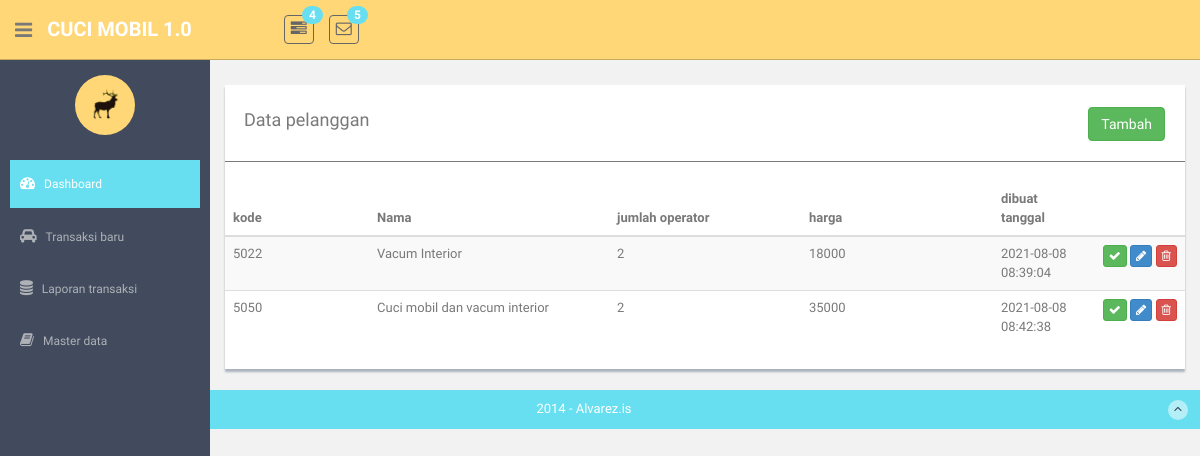
/services, run on the app's committed database.
### model/Services.py (models this page shows)
class Servs(Model):
    id = IntegerField(primary_key=True)
    code = CharField()
    name = CharField()
    price = IntegerField()
    many_operators = IntegerField()
    created_on = CharField()
    class Meta:
        database = db
        db_table = 'services'

### routes_services.py (the view)
@app.route("/services", methods=["GET"])
def services():
    services = ServicesController.list_services()
    print(services)
    return render_template('references/services/services-list.html', services=services)

### controller/ServicesController.py (called while the page is built)
    @staticmethod
    def list_services():
        return Servs.select()

### templates/references/services/services-list.html (shortened to what this page needs)
{% extends "layout.html" %}
{% block content %}
<div class="row mt">
      <div class="col-md-12">
          <div class="content-panel">
              <table class="table table-striped table-advance table-hover">
                <div >
                    <div style="float:left;"><h4>&nbsp; Data pelanggan</h4></div>
                    <div class="pull-right" style="padding-top:7px;padding-right:20px;">
                        <button class="btn btn-success " onclick="javscript:openModal(0)">Tambah</button>
                    </div>
                </div>
                <hr/>
                  <thead>
                  <tr>
                      <th width="15%"> kode</th>
                      <th width="25%"> Nama</th>
                      <th width="20%"> jumlah operator</th>
                      <th width="20%"> harga</th>
                      <th width="10%"> dibuat tanggal</th>
                      <th width="20%"></th>
                  </tr>
                  </thead>
                  <tbody>
                  {% for item in services %}
                  <tr>
                      <td>{{ item.code }} </td>
                      <td>{{ item.name }} </td>
                      <td>{{ item.many_operators }} </td>
                      <td>{{ item.price }} </td>
                      <td>{{ item.created_on }} </td>
                      <td align="right">
                          <button class="btn btn-success btn-xs"><i class="fa fa-check"></i></button>
                          <button class="btn btn-primary btn-xs"  onclick="javscript:openModal({{ item.id }})"><i class="fa fa-pencil"></i></button>
                          <button class="btn btn-danger btn-xs" onclick="javscript:deleteRecord({{ item.id }})"><i class="fa fa-trash-o "></i></button>
                      </td>
                  </tr>
                 {% endfor %}
                  </tbody>
              </table>
          </div>
      </div>
  </div>
{% endblock %}

### data on the page
Servs: code "5022", name "Vacum Interior", many_operators "2", price "18000", created_on "2021-08-08 08:39:04"
Servs: code "5050", name "Cuci mobil dan vacum interior", many_operators "2", price "35000", created_on "2021-08-08 08:42:38"
